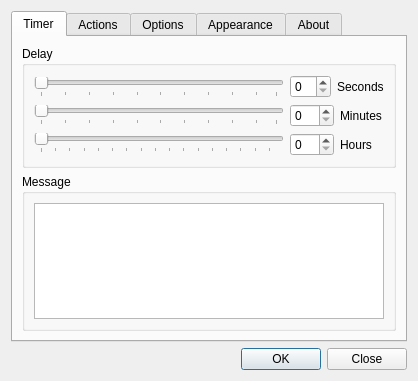
<?xml version="1.0" encoding="UTF-8"?>
<ui version="4.0">
 <class>settingsDialog</class>
 <widget class="QDialog" name="settingsDialog">
  <property name="geometry">
   <rect>
    <x>0</x>
    <y>0</y>
    <width>418</width>
    <height>381</height>
   </rect>
  </property>
  <property name="windowTitle">
   <string>TITLE</string>
  </property>
  <layout class="QVBoxLayout" name="verticalLayout">
   <item>
    <layout class="QVBoxLayout" name="centralLayout">
     <item>
      <widget class="QTabWidget" name="tabs">
       <property name="accessibleName">
        <string/>
       </property>
       <property name="tabPosition">
        <enum>QTabWidget::North</enum>
       </property>
       <property name="currentIndex">
        <number>0</number>
       </property>
       <widget class="QWidget" name="tab_timer">
        <property name="enabled">
         <bool>true</bool>
        </property>
        <attribute name="title">
         <string>Timer</string>
        </attribute>
        <layout class="QVBoxLayout" name="verticalLayout_14">
         <property name="margin">
          <number>9</number>
         </property>
         <item>
          <widget class="QGroupBox" name="groupBox_delay">
           <property name="styleSheet">
            <string notr="true"/>
           </property>
           <property name="title">
            <string>Delay</string>
           </property>
           <layout class="QHBoxLayout" name="horizontalLayout_2">
            <item>
             <layout class="QVBoxLayout" name="vbox_sliders">
              <item>
               <widget class="QSlider" name="slSeconds">
                <property name="maximum">
                 <number>59</number>
                </property>
                <property name="orientation">
                 <enum>Qt::Horizontal</enum>
                </property>
                <property name="tickPosition">
                 <enum>QSlider::TicksBelow</enum>
                </property>
                <property name="tickInterval">
                 <number>6</number>
                </property>
               </widget>
              </item>
              <item>
               <widget class="QSlider" name="slMinutes">
                <property name="maximum">
                 <number>59</number>
                </property>
                <property name="orientation">
                 <enum>Qt::Horizontal</enum>
                </property>
                <property name="tickPosition">
                 <enum>QSlider::TicksBelow</enum>
                </property>
                <property name="tickInterval">
                 <number>6</number>
                </property>
               </widget>
              </item>
              <item>
               <widget class="QSlider" name="slHours">
                <property name="maximum">
                 <number>99</number>
                </property>
                <property name="orientation">
                 <enum>Qt::Horizontal</enum>
                </property>
                <property name="tickPosition">
                 <enum>QSlider::TicksBelow</enum>
                </property>
                <property name="tickInterval">
                 <number>6</number>
                </property>
               </widget>
              </item>
             </layout>
            </item>
            <item>
             <layout class="QVBoxLayout" name="vbox_spinboxes">
              <item>
               <layout class="QHBoxLayout" name="grp_seconds">
                <item>
                 <widget class="QSpinBox" name="sbSeconds">
                  <property name="maximum">
                   <number>59</number>
                  </property>
                 </widget>
                </item>
                <item>
                 <widget class="QLabel" name="label_seconds">
                  <property name="text">
                   <string>Seconds</string>
                  </property>
                 </widget>
                </item>
               </layout>
              </item>
              <item>
               <layout class="QHBoxLayout" name="grp_minutes">
                <item>
                 <widget class="QSpinBox" name="sbMinutes">
                  <property name="maximum">
                   <number>59</number>
                  </property>
                 </widget>
                </item>
                <item>
                 <widget class="QLabel" name="label_minutes">
                  <property name="text">
                   <string>Minutes</string>
                  </property>
                 </widget>
                </item>
               </layout>
              </item>
              <item>
               <layout class="QHBoxLayout" name="grp_hours">
                <item>
                 <widget class="QSpinBox" name="sbHours">
                  <property name="buttonSymbols">
                   <enum>QAbstractSpinBox::UpDownArrows</enum>
                  </property>
                 </widget>
                </item>
                <item>
                 <widget class="QLabel" name="label_hours">
                  <property name="text">
                   <string>Hours</string>
                  </property>
                 </widget>
                </item>
               </layout>
              </item>
             </layout>
            </item>
           </layout>
          </widget>
         </item>
         <item>
          <widget class="QGroupBox" name="groupBox_message">
           <property name="title">
            <string>Message</string>
           </property>
           <layout class="QVBoxLayout" name="verticalLayout_13">
            <item>
             <widget class="QPlainTextEdit" name="txtMessage"/>
            </item>
           </layout>
          </widget>
         </item>
        </layout>
       </widget>
       <widget class="QWidget" name="tab_actions">
        <attribute name="title">
         <string>Actions</string>
        </attribute>
        <layout class="QVBoxLayout" name="verticalLayout_6">
         <item>
          <widget class="QGroupBox" name="groupBox_ontimerfinished">
           <property name="title">
            <string>When Timer has finished...</string>
           </property>
           <layout class="QVBoxLayout" name="verticalLayout_10">
            <item>
             <widget class="QCheckBox" name="chkShowTrayMessage">
              <property name="text">
               <string>Show System Tray Balloon</string>
              </property>
             </widget>
            </item>
            <item>
             <widget class="QCheckBox" name="chkShowDialog">
              <property name="text">
               <string>Open a Dialog</string>
              </property>
             </widget>
            </item>
            <item>
             <layout class="QHBoxLayout" name="horizontalLayout_audioFile">
              <item>
               <widget class="QCheckBox" name="chkPlayAudioFile">
                <property name="sizePolicy">
                 <sizepolicy hsizetype="Minimum" vsizetype="Fixed">
                  <horstretch>0</horstretch>
                  <verstretch>0</verstretch>
                 </sizepolicy>
                </property>
                <property name="text">
                 <string>Play Audio File</string>
                </property>
               </widget>
              </item>
              <item>
               <spacer name="horizontalSpacer_audioFile">
                <property name="orientation">
                 <enum>Qt::Horizontal</enum>
                </property>
                <property name="sizeHint" stdset="0">
                 <size>
                  <width>40</width>
                  <height>20</height>
                 </size>
                </property>
               </spacer>
              </item>
              <item>
               <widget class="QPushButton" name="pbTestAudio">
                <property name="text">
                 <string>Test</string>
                </property>
                <property name="checkable">
                 <bool>true</bool>
                </property>
               </widget>
              </item>
             </layout>
            </item>
            <item>
             <layout class="QHBoxLayout" name="grp_play_audio">
              <property name="spacing">
               <number>6</number>
              </property>
              <property name="leftMargin">
               <number>20</number>
              </property>
              <item>
               <widget class="QLineEdit" name="leAudioFile">
                <property name="sizePolicy">
                 <sizepolicy hsizetype="Expanding" vsizetype="Fixed">
                  <horstretch>0</horstretch>
                  <verstretch>0</verstretch>
                 </sizepolicy>
                </property>
               </widget>
              </item>
              <item>
               <widget class="QPushButton" name="pbBrowseAudioFile">
                <property name="sizePolicy">
                 <sizepolicy hsizetype="Minimum" vsizetype="Fixed">
                  <horstretch>0</horstretch>
                  <verstretch>0</verstretch>
                 </sizepolicy>
                </property>
                <property name="text">
                 <string>Select</string>
                </property>
               </widget>
              </item>
             </layout>
            </item>
            <item>
             <layout class="QHBoxLayout" name="horizontalLayout_execProg">
              <item>
               <widget class="QCheckBox" name="chkExecProg">
                <property name="text">
                 <string>Start Program</string>
                </property>
               </widget>
              </item>
              <item>
               <spacer name="horizontalSpacer_execProg">
                <property name="orientation">
                 <enum>Qt::Horizontal</enum>
                </property>
                <property name="sizeHint" stdset="0">
                 <size>
                  <width>40</width>
                  <height>20</height>
                 </size>
                </property>
               </spacer>
              </item>
              <item>
               <widget class="QPushButton" name="pbTestProg">
                <property name="text">
                 <string>Test</string>
                </property>
               </widget>
              </item>
             </layout>
            </item>
            <item>
             <layout class="QHBoxLayout" name="grp_start_prog">
              <property name="spacing">
               <number>6</number>
              </property>
              <property name="leftMargin">
               <number>20</number>
              </property>
              <item>
               <widget class="QLineEdit" name="leExecProg"/>
              </item>
              <item>
               <widget class="QPushButton" name="pbBrowseBin">
                <property name="text">
                 <string>Select</string>
                </property>
               </widget>
              </item>
             </layout>
            </item>
            <item>
             <spacer name="tab_actions_spacer">
              <property name="orientation">
               <enum>Qt::Vertical</enum>
              </property>
              <property name="sizeHint" stdset="0">
               <size>
                <width>20</width>
                <height>40</height>
               </size>
              </property>
             </spacer>
            </item>
           </layout>
          </widget>
         </item>
        </layout>
       </widget>
       <widget class="QWidget" name="tab_options">
        <attribute name="title">
         <string>Options</string>
        </attribute>
        <layout class="QVBoxLayout" name="verticalLayout_11">
         <item>
          <widget class="QGroupBox" name="groupBox_startup">
           <property name="title">
            <string>Startup</string>
           </property>
           <layout class="QVBoxLayout" name="verticalLayout_2">
            <item>
             <widget class="QCheckBox" name="chkStartTimer">
              <property name="text">
               <string>Run Timer</string>
              </property>
             </widget>
            </item>
            <item>
             <widget class="QCheckBox" name="chkShowSettings">
              <property name="text">
               <string>Show preferences</string>
              </property>
             </widget>
            </item>
           </layout>
          </widget>
         </item>
         <item>
          <widget class="QGroupBox" name="gBoxSystemTray">
           <property name="title">
            <string>TITLE</string>
           </property>
           <layout class="QVBoxLayout" name="verticalLayout_12">
            <item>
             <widget class="QCheckBox" name="chkUseTray">
              <property name="text">
               <string>Use System Tray</string>
              </property>
             </widget>
            </item>
            <item>
             <widget class="QCheckBox" name="chkAnimateTray">
              <property name="text">
               <string>Animate System Tray Icon</string>
              </property>
             </widget>
            </item>
           </layout>
          </widget>
         </item>
         <item>
          <spacer name="verticalSpacer">
           <property name="orientation">
            <enum>Qt::Vertical</enum>
           </property>
           <property name="sizeHint" stdset="0">
            <size>
             <width>20</width>
             <height>40</height>
            </size>
           </property>
          </spacer>
         </item>
        </layout>
       </widget>
       <widget class="QWidget" name="tab_appearance">
        <attribute name="title">
         <string>Appearance</string>
        </attribute>
        <layout class="QVBoxLayout" name="verticalLayout_3">
         <item>
          <widget class="QGroupBox" name="groupBox_colors">
           <property name="title">
            <string>Colors</string>
           </property>
           <layout class="QVBoxLayout" name="verticalLayout_17">
            <item>
             <layout class="QHBoxLayout" name="horizontalLayout_bg_color">
              <item>
               <widget class="QLabel" name="label_bg_color">
                <property name="text">
                 <string>Background</string>
                </property>
               </widget>
              </item>
              <item>
               <widget class="QLabel" name="lbBackgroundColor">
                <property name="text">
                 <string/>
                </property>
                <property name="alignment">
                 <set>Qt::AlignCenter</set>
                </property>
               </widget>
              </item>
              <item>
               <widget class="QPushButton" name="pbPickBackgroundColor">
                <property name="text">
                 <string>Pick</string>
                </property>
               </widget>
              </item>
             </layout>
            </item>
            <item>
             <layout class="QHBoxLayout" name="horizontalLayout_fg_color">
              <item>
               <widget class="QLabel" name="label_fg_color">
                <property name="text">
                 <string>Foreground</string>
                </property>
               </widget>
              </item>
              <item>
               <widget class="QLabel" name="lbForegroundColor">
                <property name="text">
                 <string/>
                </property>
                <property name="alignment">
                 <set>Qt::AlignCenter</set>
                </property>
               </widget>
              </item>
              <item>
               <widget class="QPushButton" name="pbPickForegroundColor">
                <property name="text">
                 <string>Pick</string>
                </property>
               </widget>
              </item>
             </layout>
            </item>
           </layout>
          </widget>
         </item>
         <item>
          <widget class="QGroupBox" name="groupBox_timer_window">
           <property name="title">
            <string>Timer Window</string>
           </property>
           <layout class="QVBoxLayout" name="verticalLayout_8">
            <item>
             <widget class="QCheckBox" name="chkAlwaysOnTop">
              <property name="text">
               <string>Always on top</string>
              </property>
             </widget>
            </item>
            <item>
             <widget class="QCheckBox" name="chkWindowSizePos">
              <property name="text">
               <string>Save size and position</string>
              </property>
             </widget>
            </item>
            <item>
             <widget class="QCheckBox" name="chkHideTaskbar">
              <property name="text">
               <string>Hide taskbar entry</string>
              </property>
             </widget>
            </item>
            <item>
             <widget class="QCheckBox" name="chkHideDecorations">
              <property name="text">
               <string>Hide window decorations</string>
              </property>
             </widget>
            </item>
           </layout>
          </widget>
         </item>
         <item>
          <spacer name="verticalSpacer_colors">
           <property name="orientation">
            <enum>Qt::Vertical</enum>
           </property>
           <property name="sizeHint" stdset="0">
            <size>
             <width>20</width>
             <height>40</height>
            </size>
           </property>
          </spacer>
         </item>
        </layout>
       </widget>
       <widget class="QWidget" name="tab_about">
        <attribute name="title">
         <string>About</string>
        </attribute>
        <layout class="QVBoxLayout" name="verticalLayout_4">
         <item>
          <layout class="QVBoxLayout" name="vl_about"/>
         </item>
        </layout>
       </widget>
      </widget>
     </item>
     <item>
      <widget class="QDialogButtonBox" name="buttonBox">
       <property name="orientation">
        <enum>Qt::Horizontal</enum>
       </property>
       <property name="standardButtons">
        <set>QDialogButtonBox::Close|QDialogButtonBox::Ok</set>
       </property>
      </widget>
     </item>
    </layout>
   </item>
  </layout>
 </widget>
 <tabstops>
  <tabstop>tabs</tabstop>
  <tabstop>slSeconds</tabstop>
  <tabstop>slMinutes</tabstop>
  <tabstop>slHours</tabstop>
  <tabstop>sbSeconds</tabstop>
  <tabstop>sbMinutes</tabstop>
  <tabstop>sbHours</tabstop>
  <tabstop>txtMessage</tabstop>
  <tabstop>buttonBox</tabstop>
  <tabstop>chkShowTrayMessage</tabstop>
  <tabstop>chkShowDialog</tabstop>
  <tabstop>chkPlayAudioFile</tabstop>
  <tabstop>pbTestAudio</tabstop>
  <tabstop>leAudioFile</tabstop>
  <tabstop>pbBrowseAudioFile</tabstop>
  <tabstop>chkExecProg</tabstop>
  <tabstop>pbTestProg</tabstop>
  <tabstop>leExecProg</tabstop>
  <tabstop>pbBrowseBin</tabstop>
  <tabstop>chkStartTimer</tabstop>
  <tabstop>chkShowSettings</tabstop>
  <tabstop>chkUseTray</tabstop>
  <tabstop>chkAnimateTray</tabstop>
  <tabstop>pbPickBackgroundColor</tabstop>
  <tabstop>pbPickForegroundColor</tabstop>
 </tabstops>
 <resources/>
 <connections>
  <connection>
   <sender>buttonBox</sender>
   <signal>accepted()</signal>
   <receiver>settingsDialog</receiver>
   <slot>accept()</slot>
   <hints>
    <hint type="sourcelabel">
     <x>194</x>
     <y>427</y>
    </hint>
    <hint type="destinationlabel">
     <x>194</x>
     <y>225</y>
    </hint>
   </hints>
  </connection>
  <connection>
   <sender>buttonBox</sender>
   <signal>rejected()</signal>
   <receiver>settingsDialog</receiver>
   <slot>reject()</slot>
   <hints>
    <hint type="sourcelabel">
     <x>194</x>
     <y>427</y>
    </hint>
    <hint type="destinationlabel">
     <x>194</x>
     <y>225</y>
    </hint>
   </hints>
  </connection>
 </connections>
</ui>
